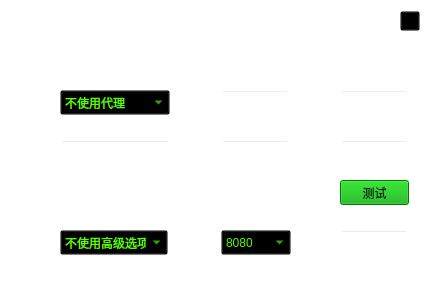
        <widget class="QWidget" name="page_5">
         <property name="styleSheet">
          <string notr="true">background-color: transparent;</string>
         </property>
         <widget class="QLabel" name="label_network">
          <property name="geometry">
           <rect>
            <x>10</x>
            <y>50</y>
            <width>60</width>
            <height>21</height>
           </rect>
          </property>
          <property name="styleSheet">
           <string notr="true">QLabel
{
color:white;
}</string>
          </property>
          <property name="text">
           <string>网络设置</string>
          </property>
         </widget>
         <widget class="QLabel" name="label_server">
          <property name="geometry">
           <rect>
            <x>10</x>
            <y>190</y>
            <width>70</width>
            <height>21</height>
           </rect>
          </property>
          <property name="styleSheet">
           <string notr="true">QLabel
{
color:white;
}</string>
          </property>
          <property name="text">
           <string>登录服务器</string>
          </property>
         </widget>
         <widget class="QLabel" name="label_nettype">
          <property name="geometry">
           <rect>
            <x>20</x>
            <y>90</y>
            <width>37</width>
            <height>25</height>
           </rect>
          </property>
          <property name="minimumSize">
           <size>
            <width>0</width>
            <height>25</height>
           </size>
          </property>
          <property name="maximumSize">
           <size>
            <width>16777215</width>
            <height>25</height>
           </size>
          </property>
          <property name="styleSheet">
           <string notr="true">QLabel
{
color:white;
}</string>
          </property>
          <property name="text">
           <string>类型：</string>
          </property>
          <property name="alignment">
           <set>Qt::AlignRight|Qt::AlignTrailing|Qt::AlignVCenter</set>
          </property>
         </widget>
         <widget class="QComboBox" name="comboBox_net_type">
          <property name="geometry">
           <rect>
            <x>60</x>
            <y>90</y>
            <width>110</width>
            <height>25</height>
           </rect>
          </property>
          <property name="minimumSize">
           <size>
            <width>0</width>
            <height>25</height>
           </size>
          </property>
          <property name="maximumSize">
           <size>
            <width>16777215</width>
            <height>25</height>
           </size>
          </property>
          <property name="styleSheet">
           <string notr="true">QComboBox
{
color: rgb(85, 255, 0);
}

QListView
{
background-color:#ffffff;
}

QListView::item:hover
{ 
background-color:#aaff7f;
color: #00aaff;
font-size:14px;
}</string>
          </property>
          <item>
           <property name="text">
            <string>不使用代理</string>
           </property>
          </item>
          <item>
           <property name="text">
            <string>HTTP代理</string>
           </property>
          </item>
          <item>
           <property name="text">
            <string>SOCKS5代理</string>
           </property>
          </item>
          <item>
           <property name="text">
            <string>使用浏览器设置</string>
           </property>
          </item>
         </widget>
         <widget class="QLabel" name="label_net_address">
          <property name="geometry">
           <rect>
            <x>181</x>
            <y>90</y>
            <width>40</width>
            <height>25</height>
           </rect>
          </property>
          <property name="minimumSize">
           <size>
            <width>0</width>
            <height>25</height>
           </size>
          </property>
          <property name="maximumSize">
           <size>
            <width>16777215</width>
            <height>25</height>
           </size>
          </property>
          <property name="styleSheet">
           <string notr="true">QLabel
{
color:white;
}</string>
          </property>
          <property name="text">
           <string>地址：</string>
          </property>
          <property name="alignment">
           <set>Qt::AlignRight|Qt::AlignTrailing|Qt::AlignVCenter</set>
          </property>
         </widget>
         <widget class="QLabel" name="label_net_port">
          <property name="geometry">
           <rect>
            <x>301</x>
            <y>90</y>
            <width>40</width>
            <height>25</height>
           </rect>
          </property>
          <property name="minimumSize">
           <size>
            <width>0</width>
            <height>25</height>
           </size>
          </property>
          <property name="maximumSize">
           <size>
            <width>16777215</width>
            <height>25</height>
           </size>
          </property>
          <property name="styleSheet">
           <string notr="true">QLabel
{
color:white;
}</string>
          </property>
          <property name="text">
           <string>端口：</string>
          </property>
          <property name="alignment">
           <set>Qt::AlignRight|Qt::AlignTrailing|Qt::AlignVCenter</set>
          </property>
         </widget>
         <widget class="QLineEdit" name="lineEdit_net_address">
          <property name="geometry">
           <rect>
            <x>221</x>
            <y>90</y>
            <width>68</width>
            <height>25</height>
           </rect>
          </property>
          <property name="minimumSize">
           <size>
            <width>0</width>
            <height>25</height>
           </size>
          </property>
          <property name="maximumSize">
           <size>
            <width>16777215</width>
            <height>25</height>
           </size>
          </property>
         </widget>
         <widget class="QLineEdit" name="lineEdit_net_port">
          <property name="geometry">
           <rect>
            <x>340</x>
            <y>90</y>
            <width>68</width>
            <height>25</height>
           </rect>
          </property>
          <property name="minimumSize">
           <size>
            <width>0</width>
            <height>25</height>
           </size>
          </property>
          <property name="maximumSize">
           <size>
            <width>16777215</width>
            <height>25</height>
           </size>
          </property>
         </widget>
         <widget class="QLineEdit" name="lineEdit_net_region">
          <property name="geometry">
           <rect>
            <x>340</x>
            <y>140</y>
            <width>68</width>
            <height>25</height>
           </rect>
          </property>
          <property name="minimumSize">
           <size>
            <width>0</width>
            <height>25</height>
           </size>
          </property>
          <property name="maximumSize">
           <size>
            <width>16777215</width>
            <height>25</height>
           </size>
          </property>
         </widget>
         <widget class="QLabel" name="label_net_user">
          <property name="geometry">
           <rect>
            <x>10</x>
            <y>140</y>
            <width>47</width>
            <height>25</height>
           </rect>
          </property>
          <property name="minimumSize">
           <size>
            <width>0</width>
            <height>25</height>
           </size>
          </property>
          <property name="maximumSize">
           <size>
            <width>16777215</width>
            <height>25</height>
           </size>
          </property>
          <property name="styleSheet">
           <string notr="true">QLabel
{
color:white;
}</string>
          </property>
          <property name="text">
           <string>用户名：</string>
          </property>
          <property name="alignment">
           <set>Qt::AlignRight|Qt::AlignTrailing|Qt::AlignVCenter</set>
          </property>
         </widget>
         <widget class="QLineEdit" name="lineEdit_net_passwd">
          <property name="geometry">
           <rect>
            <x>221</x>
            <y>140</y>
            <width>68</width>
            <height>25</height>
           </rect>
          </property>
          <property name="minimumSize">
           <size>
            <width>0</width>
            <height>25</height>
           </size>
          </property>
          <property name="maximumSize">
           <size>
            <width>16777215</width>
            <height>25</height>
           </size>
          </property>
         </widget>
         <widget class="QLabel" name="label_net_passwd">
          <property name="geometry">
           <rect>
            <x>181</x>
            <y>140</y>
            <width>40</width>
            <height>25</height>
           </rect>
          </property>
          <property name="minimumSize">
           <size>
            <width>0</width>
            <height>25</height>
           </size>
          </property>
          <property name="maximumSize">
           <size>
            <width>16777215</width>
            <height>25</height>
           </size>
          </property>
          <property name="styleSheet">
           <string notr="true">QLabel
{
color:white;
}</string>
          </property>
          <property name="text">
           <string>密码：</string>
          </property>
          <property name="alignment">
           <set>Qt::AlignRight|Qt::AlignTrailing|Qt::AlignVCenter</set>
          </property>
         </widget>
         <widget class="QLabel" name="label_net_region">
          <property name="geometry">
           <rect>
            <x>301</x>
            <y>140</y>
            <width>40</width>
            <height>25</height>
           </rect>
          </property>
          <property name="minimumSize">
           <size>
            <width>0</width>
            <height>25</height>
           </size>
          </property>
          <property name="maximumSize">
           <size>
            <width>16777215</width>
            <height>25</height>
           </size>
          </property>
          <property name="styleSheet">
           <string notr="true">QLabel
{
color:white;
}</string>
          </property>
          <property name="text">
           <string>域：</string>
          </property>
          <property name="alignment">
           <set>Qt::AlignRight|Qt::AlignTrailing|Qt::AlignVCenter</set>
          </property>
         </widget>
         <widget class="QComboBox" name="comboBox_ser_type">
          <property name="geometry">
           <rect>
            <x>60</x>
            <y>230</y>
            <width>108</width>
            <height>25</height>
           </rect>
          </property>
          <property name="minimumSize">
           <size>
            <width>0</width>
            <height>25</height>
           </size>
          </property>
          <property name="styleSheet">
           <string notr="true">QComboBox
{
color: rgb(85, 255, 0);
}

QListView
{
background-color:#ffffff;
}

QListView::item:hover
{ 
background-color:#aaff7f;
color: #00aaff;
font-size:14px;
}</string>
          </property>
          <item>
           <property name="text">
            <string>不使用高级选项</string>
           </property>
          </item>
          <item>
           <property name="text">
            <string>TCP类型</string>
           </property>
          </item>
          <item>
           <property name="text">
            <string>UDP类型</string>
           </property>
          </item>
         </widget>
         <widget class="QLineEdit" name="lineEdit_ser_port">
          <property name="geometry">
           <rect>
            <x>340</x>
            <y>230</y>
            <width>68</width>
            <height>25</height>
           </rect>
          </property>
          <property name="minimumSize">
           <size>
            <width>0</width>
            <height>25</height>
           </size>
          </property>
         </widget>
         <widget class="QLabel" name="label_sertype">
          <property name="geometry">
           <rect>
            <x>20</x>
            <y>230</y>
            <width>40</width>
            <height>25</height>
           </rect>
          </property>
          <property name="minimumSize">
           <size>
            <width>0</width>
            <height>25</height>
           </size>
          </property>
          <property name="styleSheet">
           <string notr="true">QLabel
{
color:white;
}</string>
          </property>
          <property name="text">
           <string>类型：</string>
          </property>
          <property name="alignment">
           <set>Qt::AlignRight|Qt::AlignTrailing|Qt::AlignVCenter</set>
          </property>
         </widget>
         <widget class="QLabel" name="label_ser_address">
          <property name="geometry">
           <rect>
            <x>181</x>
            <y>230</y>
            <width>40</width>
            <height>25</height>
           </rect>
          </property>
          <property name="minimumSize">
           <size>
            <width>0</width>
            <height>25</height>
           </size>
          </property>
          <property name="styleSheet">
           <string notr="true">QLabel
{
color:white;
}</string>
          </property>
          <property name="text">
           <string>地址：</string>
          </property>
          <property name="alignment">
           <set>Qt::AlignRight|Qt::AlignTrailing|Qt::AlignVCenter</set>
          </property>
         </widget>
         <widget class="QLabel" name="label_19">
          <property name="geometry">
           <rect>
            <x>301</x>
            <y>230</y>
            <width>40</width>
            <height>25</height>
           </rect>
          </property>
          <property name="minimumSize">
           <size>
            <width>0</width>
            <height>25</height>
           </size>
          </property>
          <property name="styleSheet">
           <string notr="true">QLabel
{
color:white;
}</string>
          </property>
          <property name="text">
           <string>端口：</string>
          </property>
          <property name="alignment">
           <set>Qt::AlignRight|Qt::AlignTrailing|Qt::AlignVCenter</set>
          </property>
         </widget>
         <widget class="QComboBox" name="comboBox_net_address">
          <property name="geometry">
           <rect>
            <x>221</x>
            <y>230</y>
            <width>70</width>
            <height>25</height>
           </rect>
          </property>
          <property name="minimumSize">
           <size>
            <width>70</width>
            <height>25</height>
           </size>
          </property>
          <property name="styleSheet">
           <string notr="true">QComboBox
{
color: rgb(85, 255, 0);
}

QListView
{
background-color:#ffffff;
}

QListView::item:hover
{ 
background-color:#aaff7f;
color: #00aaff;
font-size:14px;
}</string>
          </property>
          <item>
           <property name="text">
            <string>8080</string>
           </property>
          </item>
          <item>
           <property name="text">
            <string>8088</string>
           </property>
          </item>
          <item>
           <property name="text">
            <string>3306</string>
           </property>
          </item>
          <item>
           <property name="text">
            <string>21</string>
           </property>
          </item>
          <item>
           <property name="text">
            <string>43</string>
           </property>
          </item>
         </widget>
         <widget class="QPushButton" name="pushButton_test">
          <property name="geometry">
           <rect>
            <x>340</x>
            <y>180</y>
            <width>69</width>
            <height>25</height>
           </rect>
          </property>
          <property name="minimumSize">
           <size>
            <width>0</width>
            <height>25</height>
           </size>
          </property>
          <property name="styleSheet">
           <string notr="true">QPushButton
{
background-color: rgb(0, 170, 0);
color: rgb(0, 0, 0);
}

QPushButton:hover
{
background-color: rgb(85, 255, 0);
color: rgb(0, 0, 0);
}</string>
          </property>
          <property name="text">
           <string>测试</string>
          </property>
          <property name="flat">
           <bool>false</bool>
          </property>
         </widget>
         <widget class="QLineEdit" name="lineEdit_net_user">
          <property name="geometry">
           <rect>
            <x>60</x>
            <y>140</y>
            <width>110</width>
            <height>25</height>
           </rect>
          </property>
          <property name="minimumSize">
           <size>
            <width>0</width>
            <height>25</height>
           </size>
          </property>
          <property name="maximumSize">
           <size>
            <width>16777215</width>
            <height>25</height>
           </size>
          </property>
         </widget>
         <widget class="QWidget" name="layoutWidget">
          <property name="geometry">
           <rect>
            <x>1</x>
            <y>10</y>
            <width>419</width>
            <height>22</height>
           </rect>
          </property>
          <layout class="QHBoxLayout" name="horizontalLayout_28">
           <item>
            <spacer name="horizontalSpacer_23">
             <property name="orientation">
              <enum>Qt::Horizontal</enum>
             </property>
             <property name="sizeHint" stdset="0">
              <size>
               <width>40</width>
               <height>20</height>
              </size>
             </property>
            </spacer>
           </item>
           <item>
            <widget class="QPushButton" name="set_BtnReturn">
             <property name="minimumSize">
              <size>
               <width>20</width>
               <height>20</height>
              </size>
             </property>
             <property name="maximumSize">
              <size>
               <width>20</width>
               <height>20</height>
              </size>
             </property>
             <property name="styleSheet">
              <string notr="true">QPushButton
{
border-image: url(:/images/icon/return_normal.png);
}

QPushButton:hover
{
border-image: url(:/images/icon/return_hover.png);
}</string>
             </property>
             <property name="text">
              <string/>
             </property>
            </widget>
           </item>
          </layout>
         </widget>
         <widget class="QLabel" name="label_message">
          <property name="geometry">
           <rect>
            <x>40</x>
            <y>270</y>
            <width>365</width>
            <height>25</height>
           </rect>
          </property>
          <property name="text">
           <string/>
          </property>
         </widget>
        </widget>
